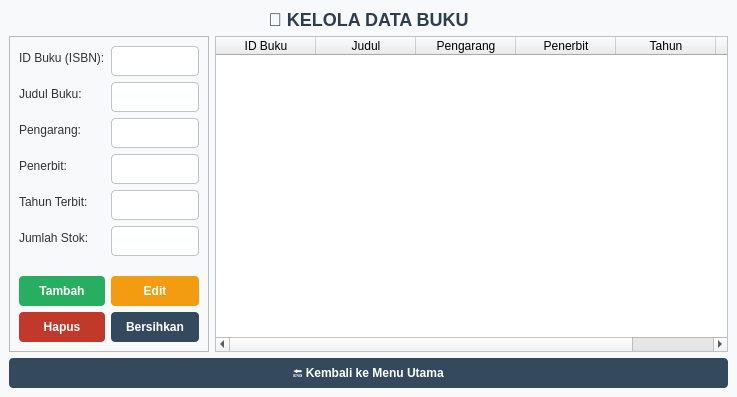
<?xml version="1.0" encoding="UTF-8"?>
<ui version="4.0">
 <class>KelolaBukuWindow</class>
 <widget class="QMainWindow" name="KelolaBukuWindow">
  <property name="geometry">
   <rect>
    <x>0</x>
    <y>0</y>
    <width>737</width>
    <height>397</height>
   </rect>
  </property>
  <property name="maximumSize">
   <size>
    <width>1000</width>
    <height>397</height>
   </size>
  </property>
  <property name="windowTitle">
   <string>Perpustakaan - Kelola Data Buku - kelola_buku.ui</string>
  </property>
  <property name="styleSheet">
   <string notr="true">
QMainWindow { background-color: #F8F9FA; }
QLabel#lblTitle { font-size: 18px; font-weight: bold; color: #2C3E50; }
QLabel { font-size: 12px; color: #333; }
QLineEdit { padding: 6px; border: 1px solid #BDC3C7; border-radius: 4px; background-color: white; }
QLineEdit:focus { border: 1px solid #3498DB; }
QPushButton { background-color: #34495E; color: white; border: none; border-radius: 4px; padding: 8px 15px; font-weight: bold; }
QPushButton:hover { background-color: #415B76; }
QPushButton#btnTambah { background-color: #27AE60; }
QPushButton#btnTambah:hover { background-color: #2ECC71; }
QPushButton#btnEdit { background-color: #F39C12; }
QPushButton#btnEdit:hover { background-color: #F1C40F; }
QPushButton#btnHapus { background-color: #C0392B; }
QPushButton#btnHapus:hover { background-color: #E74C3C; }
QTableWidget { background-color: white; border: 1px solid #BDC3C7; gridline-color: #ECF0F1; }
   </string>
  </property>
  <widget class="QWidget" name="centralwidget">
   <layout class="QVBoxLayout" name="verticalLayoutMain">
    <item>
     <widget class="QLabel" name="lblTitle">
      <property name="text">
       <string>📖 KELOLA DATA BUKU</string>
      </property>
      <property name="alignment">
       <set>Qt::AlignCenter</set>
      </property>
     </widget>
    </item>
    <item>
     <layout class="QHBoxLayout" name="horizontalLayoutMain">
      <item>
       <widget class="QFrame" name="frameInput">
        <property name="maximumSize">
         <size>
          <width>200</width>
          <height>500</height>
         </size>
        </property>
        <property name="frameShape">
         <enum>QFrame::StyledPanel</enum>
        </property>
        <layout class="QVBoxLayout" name="verticalLayoutForm">
         <item>
          <layout class="QFormLayout" name="formLayoutInputs">
           <item row="0" column="0">
            <widget class="QLabel" name="lblIdBuku">
             <property name="text">
              <string>ID Buku (ISBN):</string>
             </property>
            </widget>
           </item>
           <item row="0" column="1">
            <widget class="QLineEdit" name="txtIdBuku">
             <property name="maximumSize">
              <size>
               <width>200</width>
               <height>500</height>
              </size>
             </property>
            </widget>
           </item>
           <item row="1" column="0">
            <widget class="QLabel" name="lblJudul">
             <property name="text">
              <string>Judul Buku:</string>
             </property>
            </widget>
           </item>
           <item row="1" column="1">
            <widget class="QLineEdit" name="txtJudul">
             <property name="maximumSize">
              <size>
               <width>200</width>
               <height>500</height>
              </size>
             </property>
            </widget>
           </item>
           <item row="2" column="0">
            <widget class="QLabel" name="lblPengarang">
             <property name="text">
              <string>Pengarang:</string>
             </property>
            </widget>
           </item>
           <item row="2" column="1">
            <widget class="QLineEdit" name="txtPengarang">
             <property name="maximumSize">
              <size>
               <width>200</width>
               <height>500</height>
              </size>
             </property>
            </widget>
           </item>
           <item row="3" column="0">
            <widget class="QLabel" name="lblPenerbit">
             <property name="text">
              <string>Penerbit:</string>
             </property>
            </widget>
           </item>
           <item row="3" column="1">
            <widget class="QLineEdit" name="txtPenerbit">
             <property name="maximumSize">
              <size>
               <width>200</width>
               <height>500</height>
              </size>
             </property>
            </widget>
           </item>
           <item row="4" column="0">
            <widget class="QLabel" name="lblTahun">
             <property name="text">
              <string>Tahun Terbit:</string>
             </property>
            </widget>
           </item>
           <item row="4" column="1">
            <widget class="QLineEdit" name="txtTahun">
             <property name="maximumSize">
              <size>
               <width>200</width>
               <height>500</height>
              </size>
             </property>
            </widget>
           </item>
           <item row="5" column="0">
            <widget class="QLabel" name="lblStok">
             <property name="text">
              <string>Jumlah Stok:</string>
             </property>
            </widget>
           </item>
           <item row="5" column="1">
            <widget class="QLineEdit" name="txtStok">
             <property name="maximumSize">
              <size>
               <width>200</width>
               <height>500</height>
              </size>
             </property>
            </widget>
           </item>
          </layout>
         </item>
         <item>
          <spacer name="verticalSpacer_Form">
           <property name="orientation">
            <enum>Qt::Vertical</enum>
           </property>
           <property name="sizeHint" stdset="0">
            <size>
             <width>20</width>
             <height>20</height>
            </size>
           </property>
          </spacer>
         </item>
         <item>
          <layout class="QGridLayout" name="gridLayoutButtons">
           <property name="sizeConstraint">
            <enum>QLayout::SetDefaultConstraint</enum>
           </property>
           <item row="1" column="1">
            <widget class="QPushButton" name="btnBersihkan">
             <property name="maximumSize">
              <size>
               <width>150</width>
               <height>500</height>
              </size>
             </property>
             <property name="text">
              <string>Bersihkan</string>
             </property>
            </widget>
           </item>
           <item row="0" column="0">
            <widget class="QPushButton" name="btnTambah">
             <property name="maximumSize">
              <size>
               <width>150</width>
               <height>500</height>
              </size>
             </property>
             <property name="text">
              <string>Tambah</string>
             </property>
            </widget>
           </item>
           <item row="1" column="0">
            <widget class="QPushButton" name="btnHapus">
             <property name="maximumSize">
              <size>
               <width>150</width>
               <height>500</height>
              </size>
             </property>
             <property name="text">
              <string>Hapus</string>
             </property>
            </widget>
           </item>
           <item row="0" column="1">
            <widget class="QPushButton" name="btnEdit">
             <property name="maximumSize">
              <size>
               <width>150</width>
               <height>500</height>
              </size>
             </property>
             <property name="text">
              <string>Edit</string>
             </property>
            </widget>
           </item>
          </layout>
         </item>
        </layout>
       </widget>
      </item>
      <item>
       <layout class="QVBoxLayout" name="verticalLayoutTable">
        <item>
         <widget class="QTableWidget" name="tableBuku">
          <property name="maximumSize">
           <size>
            <width>525</width>
            <height>500</height>
           </size>
          </property>
          <column>
           <property name="text">
            <string>ID Buku</string>
           </property>
          </column>
          <column>
           <property name="text">
            <string>Judul</string>
           </property>
          </column>
          <column>
           <property name="text">
            <string>Pengarang</string>
           </property>
          </column>
          <column>
           <property name="text">
            <string>Penerbit</string>
           </property>
          </column>
          <column>
           <property name="text">
            <string>Tahun</string>
           </property>
          </column>
          <column>
           <property name="text">
            <string>Stok</string>
           </property>
          </column>
         </widget>
        </item>
       </layout>
      </item>
     </layout>
    </item>
    <item>
     <widget class="QPushButton" name="btnKembali">
      <property name="text">
       <string>🔚 Kembali ke Menu Utama</string>
      </property>
     </widget>
    </item>
   </layout>
  </widget>
 </widget>
 <resources/>
 <connections/>
</ui>
